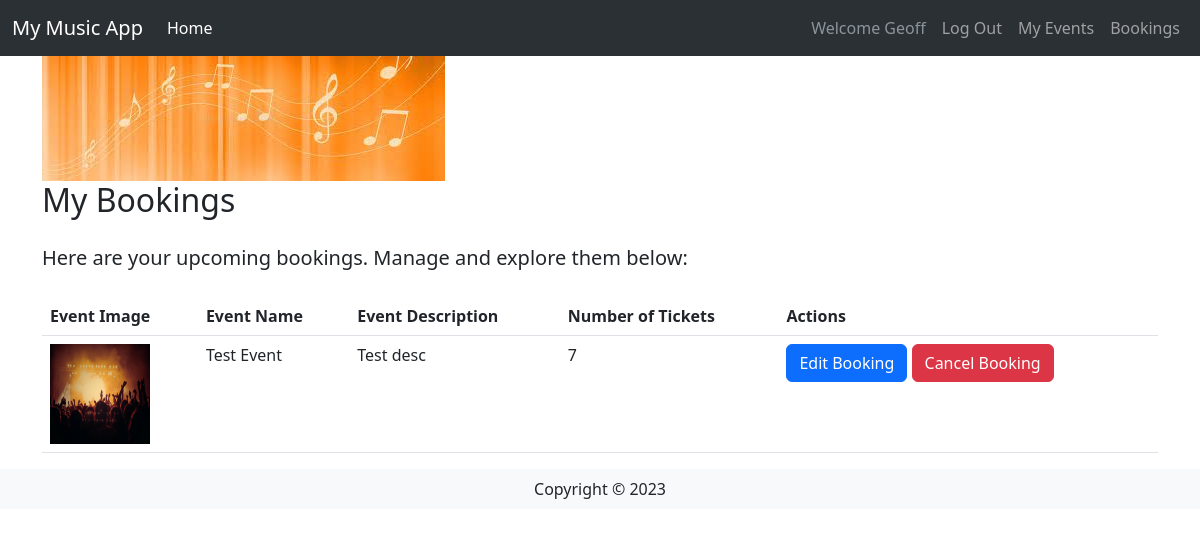
/userbookings (signed in), run on an earlier commit of the app's database.
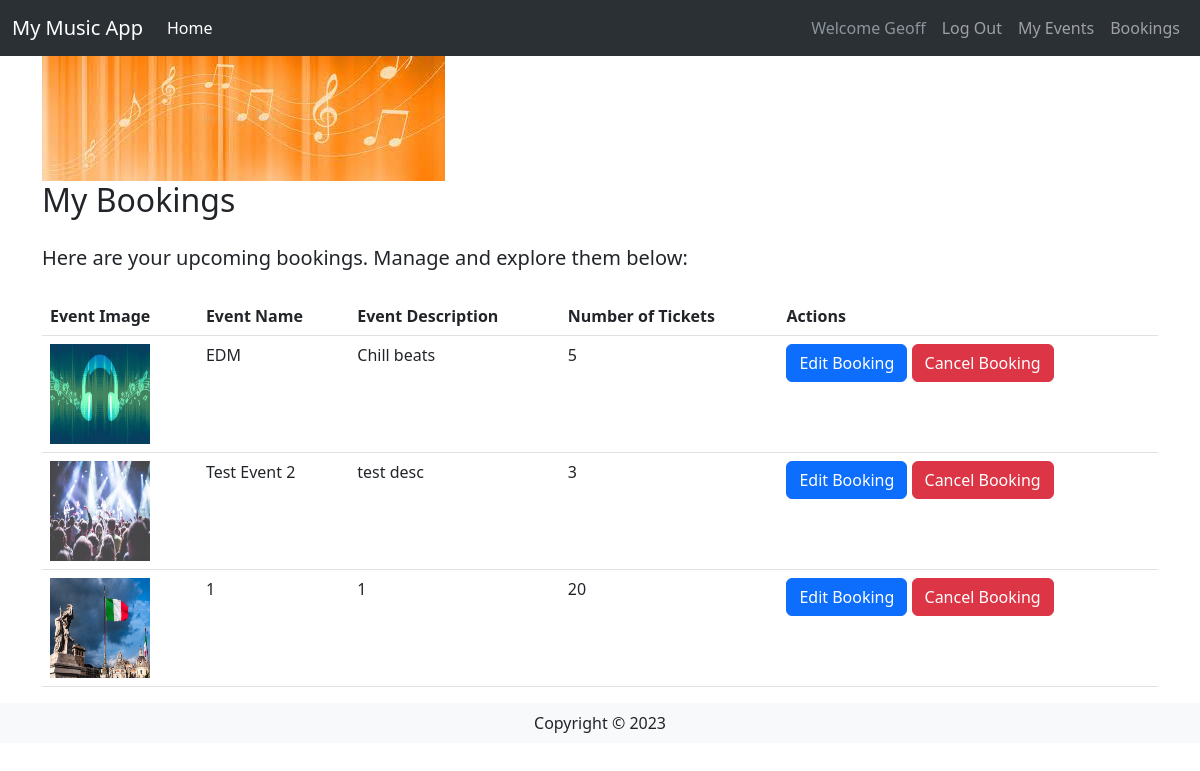
And on a later commit of the database.
### website/models.py (models this page shows, shortened)
class Concert(db.Model):
    __tablename__ = 'Event'
    id = db.Column(db.Integer, primary_key=True)
    EventName = db.Column(db.String(80))
    EventDesc = db.Column(db.String(200))
    EventImage = db.Column(db.String(400))
    EventDate = db.Column(db.String(100))
    EventLocation = db.Column(db.String(100))
    EventInfo = db.Column(db.String(200))
    EventPrice = db.Column(db.DECIMAL(9, 2))
    EventStatus = db.Column(db.String(20))
    EventTicketCount = db.Column(db.Integer)
    UserId = db.Column(db.Integer, db.ForeignKey('User.id'))
    userCreator = db.relationship('User', backref='events_created')
    EventTime = db.Column(db.String(100))
    Comments = db.relationship('Comment', backref='concert')

### website/userbooking.py (the view)
@usebookbp.route('/userbookings', methods=['GET', 'POST'])
@login_required
def userbookings():
    id= current_user.id
    userquery = db.select(Booking.EventID).where(Booking.UserID==id)
    userresult = db.session.execute(userquery).scalars()
    userbookings = userresult.all()
    concerts = db.session.scalars(db.select(Concert).where(Concert.id.in_(userbookings)))
    eventIDs = db.session.scalars(db.select(Concert.id).where(Concert.id.in_(userbookings))).all()
    results = []
    i = 0
    while i < len(eventIDs):
        query = db.session.query(Booking).filter(Booking.UserID == id).filter(Booking.EventID == eventIDs[i])
        tickets = db.session.execute(query)
        results.append(tickets.first())
        i += 1
    print(results)
    j = 0
    while j < len(results):
        input = results[j]
        print(results[j])
        stringInput = '%s' %input
        integerInput = int(re.search(r'\d+', stringInput).group())
        results[j] = integerInput
        j += 1
    return render_template('user/bookings.html',concerts = concerts, tickets = results)

### website/models.py (called while the page is built)
    def __repr__(self):
        return f"Ticket quantity: {self.TicketQuantity}"

### website/templates/user/bookings.html (shortened to what this page needs)
{% extends 'base.html' %}
{% block content %}
<div class="container">
    <img src="website/static/image/header.jpeg" class="img-fluid" alt="Header Image">
    <h2 class="mb-4">My Bookings</h2>
    <p class="lead">Here are your upcoming bookings. Manage and explore them below:</p>
    {% if concerts %}
    <table class="table mt-4">
        <thead>
            <tr>
                <th scope="col">Event Image</th>
                <th scope="col">Event Name</th>
                <th scope="col">Event Description</th>
                <th scope="col">Number of Tickets</th>
                <th scope="col">Actions</th>
            </tr>
        </thead>
        <tbody>
            {% for concert in concerts %}
            <tr>
                <td><img class="img-fluid" style="width: 100px; height: 100px;" src="{{ concert.EventImage }}" alt="Event Image" /></td>
                <td>{{ concert.EventName }}</td>
                <td>{{ concert.EventDesc }}</td>
                <td>{{ tickets[loop.index-1]}}</td>
                <td>
                    <a href="{{ url_for('bookings.edit', id=concert.id) }}" class="btn btn-primary">Edit Booking</a>
                    <a href="{{ url_for('bookings.delete', id=concert.id) }}" class="btn btn-danger">Cancel Booking</a>
                </td>
            </tr>
            {% endfor %}
        </tbody>
    </table>
    {% else %}
    <p>No bookings available.</p>
    {% endif %}
</div>
{% endblock %}

What changed in the data, as far as the page shows it:
no longer on this page (row edited): Concert: EventImage (picture), EventName "Test Event", EventDesc "Test desc", UserId "7"
now on this page (row unchanged): Concert: EventImage (picture), EventName "EDM", EventDesc "Chill beats", tickets "5"
now on this page (row unchanged): Concert: EventImage (picture), EventName "Test Event 2", EventDesc "test desc", tickets "3"
now on this page (row unchanged): Concert: EventImage (picture), EventName "1", EventDesc "1", tickets "20"
